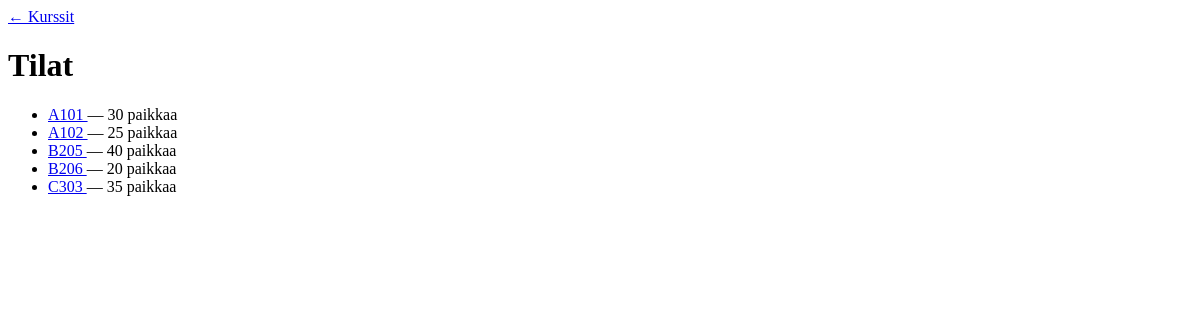
/kurssienhallinta/tilat.php, run on an earlier commit of the app's database.
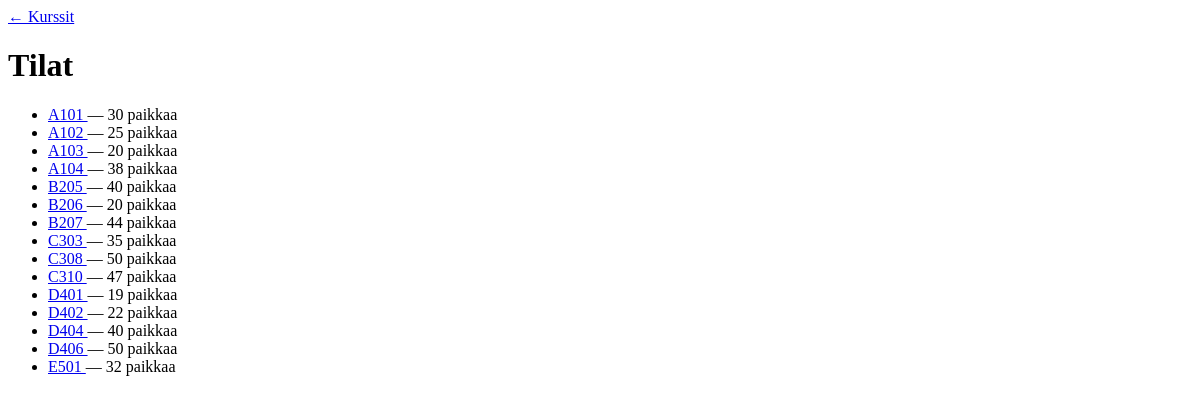
And on a later commit of the database.
### tables this page shows
CREATE TABLE `tilat` (
  `tila_id` int(11) NOT NULL,
  `tila_nimi` varchar(50) NOT NULL,
  `paikkoja` int(11) NOT NULL
);

### kurssienhallinta/tilat.php (the view, shortened to what this page needs)
<?php
$pdo = getPDO();
$tilat = $pdo->query("SELECT tila_id, tila_nimi, paikkoja FROM tilat ORDER BY tila_nimi")->fetchAll();
?>
<!doctype html><html lang="fi"><head><meta charset="utf-8"><title>Tilat</title></head><body>
  <a href="index.php">← Kurssit</a><h1>Tilat</h1>
  <ul>
  <?php foreach($tilat as $t): ?>
      <li>
        <a href="tila.php?id=<?= (int)$t['tila_id'] ?>">
          <?= htmlspecialchars($t['tila_nimi']) ?>
        </a>
        — <?= htmlspecialchars($t['paikkoja']) ?> paikkaa
      </li>
    <?php endforeach; ?>
  </ul>
</body>
</html>

What changed in the data, as far as the page shows it:
added tilat: tila_nimi "A103", paikkoja "20"
added tilat: tila_nimi "A104", paikkoja "38"
added tilat: tila_nimi "B207", paikkoja "44"
added tilat: tila_nimi "C308", paikkoja "50"
added tilat: tila_nimi "C310", paikkoja "47"
added tilat: tila_nimi "D401", paikkoja "19"
added tilat: tila_nimi "D402", paikkoja "22"
added tilat: tila_nimi "D404", paikkoja "40"
added tilat: tila_nimi "D406", paikkoja "50"
added tilat: tila_nimi "E501", paikkoja "32"
